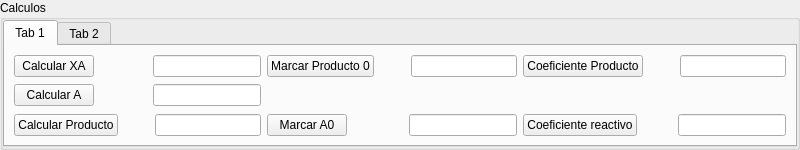
       <widget class="QGroupBox" name="groupBox_2">
        <property name="maximumSize">
         <size>
          <width>800</width>
          <height>150</height>
         </size>
        </property>
        <property name="title">
         <string>Calculos</string>
        </property>
        <layout class="QHBoxLayout" name="horizontalLayout_3">
         <property name="spacing">
          <number>0</number>
         </property>
         <property name="leftMargin">
          <number>0</number>
         </property>
         <property name="topMargin">
          <number>0</number>
         </property>
         <property name="rightMargin">
          <number>0</number>
         </property>
         <property name="bottomMargin">
          <number>0</number>
         </property>
         <item>
          <widget class="QTabWidget" name="tabWidget">
           <property name="currentIndex">
            <number>0</number>
           </property>
           <widget class="QWidget" name="tab">
            <attribute name="title">
             <string>Tab 1</string>
            </attribute>
            <layout class="QHBoxLayout" name="horizontalLayout_48">
             <item>
              <layout class="QVBoxLayout" name="verticalLayout_4">
               <property name="spacing">
                <number>0</number>
               </property>
               <item>
                <layout class="QHBoxLayout" name="horizontalLayout_5">
                 <property name="spacing">
                  <number>0</number>
                 </property>
                 <item>
                  <widget class="QPushButton" name="calcular_xa">
                   <property name="text">
                    <string>Calcular XA</string>
                   </property>
                  </widget>
                 </item>
                 <item>
                  <spacer name="horizontalSpacer_5">
                   <property name="orientation">
                    <enum>Qt::Horizontal</enum>
                   </property>
                   <property name="sizeHint" stdset="0">
                    <size>
                     <width>40</width>
                     <height>20</height>
                    </size>
                   </property>
                  </spacer>
                 </item>
                 <item>
                  <widget class="QLineEdit" name="conversion_reactivo_limitante_dc_edit_2"/>
                 </item>
                </layout>
               </item>
               <item>
                <spacer name="verticalSpacer_3">
                 <property name="orientation">
                  <enum>Qt::Vertical</enum>
                 </property>
                 <property name="sizeHint" stdset="0">
                  <size>
                   <width>20</width>
                   <height>40</height>
                  </size>
                 </property>
                </spacer>
               </item>
               <item>
                <layout class="QHBoxLayout" name="horizontalLayout_6">
                 <property name="spacing">
                  <number>0</number>
                 </property>
                 <item>
                  <widget class="QPushButton" name="calcular_a">
                   <property name="text">
                    <string>Calcular A</string>
                   </property>
                  </widget>
                 </item>
                 <item>
                  <spacer name="horizontalSpacer_6">
                   <property name="orientation">
                    <enum>Qt::Horizontal</enum>
                   </property>
                   <property name="sizeHint" stdset="0">
                    <size>
                     <width>40</width>
                     <height>20</height>
                    </size>
                   </property>
                  </spacer>
                 </item>
                 <item>
                  <widget class="QLineEdit" name="concentracion_reactivo_limitante_calculo"/>
                 </item>
                </layout>
               </item>
               <item>
                <spacer name="verticalSpacer_4">
                 <property name="orientation">
                  <enum>Qt::Vertical</enum>
                 </property>
                 <property name="sizeHint" stdset="0">
                  <size>
                   <width>20</width>
                   <height>40</height>
                  </size>
                 </property>
                </spacer>
               </item>
               <item>
                <layout class="QHBoxLayout" name="horizontalLayout_7">
                 <property name="spacing">
                  <number>0</number>
                 </property>
                 <item>
                  <widget class="QPushButton" name="calcular_producto">
                   <property name="text">
                    <string>Calcular Producto</string>
                   </property>
                  </widget>
                 </item>
                 <item>
                  <spacer name="horizontalSpacer_7">
                   <property name="orientation">
                    <enum>Qt::Horizontal</enum>
                   </property>
                   <property name="sizeHint" stdset="0">
                    <size>
                     <width>40</width>
                     <height>20</height>
                    </size>
                   </property>
                  </spacer>
                 </item>
                 <item>
                  <widget class="QLineEdit" name="concentracion_producto_calculo_edit"/>
                 </item>
                </layout>
               </item>
              </layout>
             </item>
             <item>
              <layout class="QVBoxLayout" name="verticalLayout_21">
               <property name="spacing">
                <number>0</number>
               </property>
               <item>
                <layout class="QHBoxLayout" name="horizontalLayout_4">
                 <property name="spacing">
                  <number>0</number>
                 </property>
                 <item>
                  <widget class="QPushButton" name="marcar_producto0_btn">
                   <property name="text">
                    <string>Marcar Producto 0</string>
                   </property>
                  </widget>
                 </item>
                 <item>
                  <spacer name="horizontalSpacer">
                   <property name="orientation">
                    <enum>Qt::Horizontal</enum>
                   </property>
                   <property name="sizeHint" stdset="0">
                    <size>
                     <width>40</width>
                     <height>20</height>
                    </size>
                   </property>
                  </spacer>
                 </item>
                 <item>
                  <widget class="QLineEdit" name="concentracion_producto_edit"/>
                 </item>
                </layout>
               </item>
               <item>
                <spacer name="verticalSpacer">
                 <property name="orientation">
                  <enum>Qt::Vertical</enum>
                 </property>
                 <property name="sizeHint" stdset="0">
                  <size>
                   <width>20</width>
                   <height>40</height>
                  </size>
                 </property>
                </spacer>
               </item>
               <item>
                <layout class="QHBoxLayout" name="horizontalLayout_8">
                 <property name="spacing">
                  <number>0</number>
                 </property>
                 <item>
                  <widget class="QPushButton" name="marcar_a0_btn">
                   <property name="text">
                    <string>Marcar A0</string>
                   </property>
                  </widget>
                 </item>
                 <item>
                  <spacer name="horizontalSpacer_2">
                   <property name="orientation">
                    <enum>Qt::Horizontal</enum>
                   </property>
                   <property name="sizeHint" stdset="0">
                    <size>
                     <width>40</width>
                     <height>20</height>
                    </size>
                   </property>
                  </spacer>
                 </item>
                 <item>
                  <widget class="QLineEdit" name="concentracion_reactivo_limitante_edit"/>
                 </item>
                </layout>
               </item>
              </layout>
             </item>
             <item>
              <layout class="QVBoxLayout" name="verticalLayout_22">
               <property name="spacing">
                <number>0</number>
               </property>
               <item>
                <layout class="QHBoxLayout" name="horizontalLayout_9">
                 <property name="spacing">
                  <number>0</number>
                 </property>
                 <item>
                  <widget class="QPushButton" name="marcar_coeficiente_producto_btn">
                   <property name="text">
                    <string>Coeficiente Producto</string>
                   </property>
                  </widget>
                 </item>
                 <item>
                  <spacer name="horizontalSpacer_3">
                   <property name="orientation">
                    <enum>Qt::Horizontal</enum>
                   </property>
                   <property name="sizeHint" stdset="0">
                    <size>
                     <width>40</width>
                     <height>20</height>
                    </size>
                   </property>
                  </spacer>
                 </item>
                 <item>
                  <widget class="QLineEdit" name="coeficiente_estequiometrico_producto_edit"/>
                 </item>
                </layout>
               </item>
               <item>
                <spacer name="verticalSpacer_2">
                 <property name="orientation">
                  <enum>Qt::Vertical</enum>
                 </property>
                 <property name="sizeHint" stdset="0">
                  <size>
                   <width>20</width>
                   <height>40</height>
                  </size>
                 </property>
                </spacer>
               </item>
               <item>
                <layout class="QHBoxLayout" name="horizontalLayout_47">
                 <property name="spacing">
                  <number>0</number>
                 </property>
                 <item>
                  <widget class="QPushButton" name="marcar_coeficiente_reactivo_btn">
                   <property name="text">
                    <string>Coeficiente reactivo</string>
                   </property>
                  </widget>
                 </item>
                 <item>
                  <spacer name="horizontalSpacer_4">
                   <property name="orientation">
                    <enum>Qt::Horizontal</enum>
                   </property>
                   <property name="sizeHint" stdset="0">
                    <size>
                     <width>40</width>
                     <height>20</height>
                    </size>
                   </property>
                  </spacer>
                 </item>
                 <item>
                  <widget class="QLineEdit" name="coeficiente_estequiometrico_reactivo_edit"/>
                 </item>
                </layout>
               </item>
              </layout>
             </item>
            </layout>
           </widget>
           <widget class="QWidget" name="tab_2">
            <attribute name="title">
             <string>Tab 2</string>
            </attribute>
           </widget>
          </widget>
         </item>
        </layout>
       </widget>
